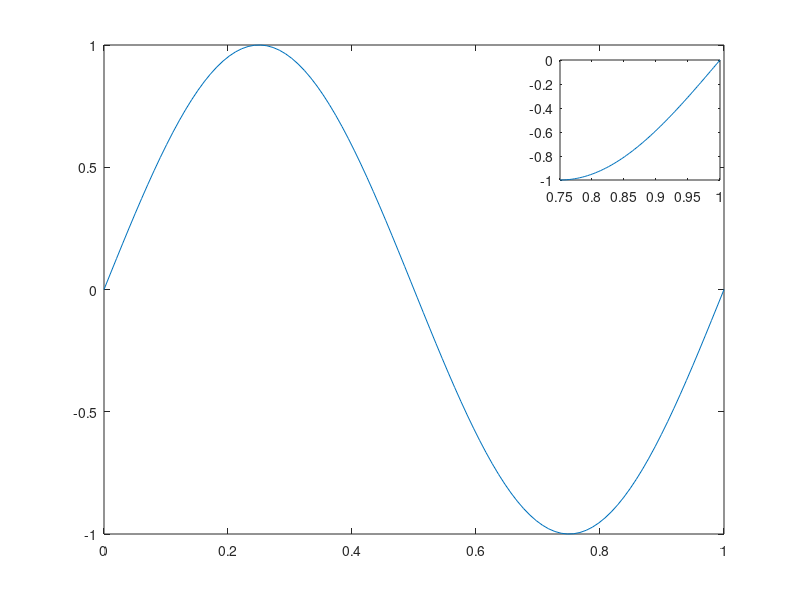

Reproduce this figure in MATLAB.

% Matlab code to make an inset plot

x1 = linspace(0,1);
x2 = linspace(3/4,1);
y1 = sin(2*pi*x1);
y2 = sin(2*pi*x2);
figure(1)
% plot on large axes
plot(x1,y1);
% create smaller axes in top right, and plot on it
axes('Position',[.7 .7 .2 .2]);
box on
plot(x2,y2);